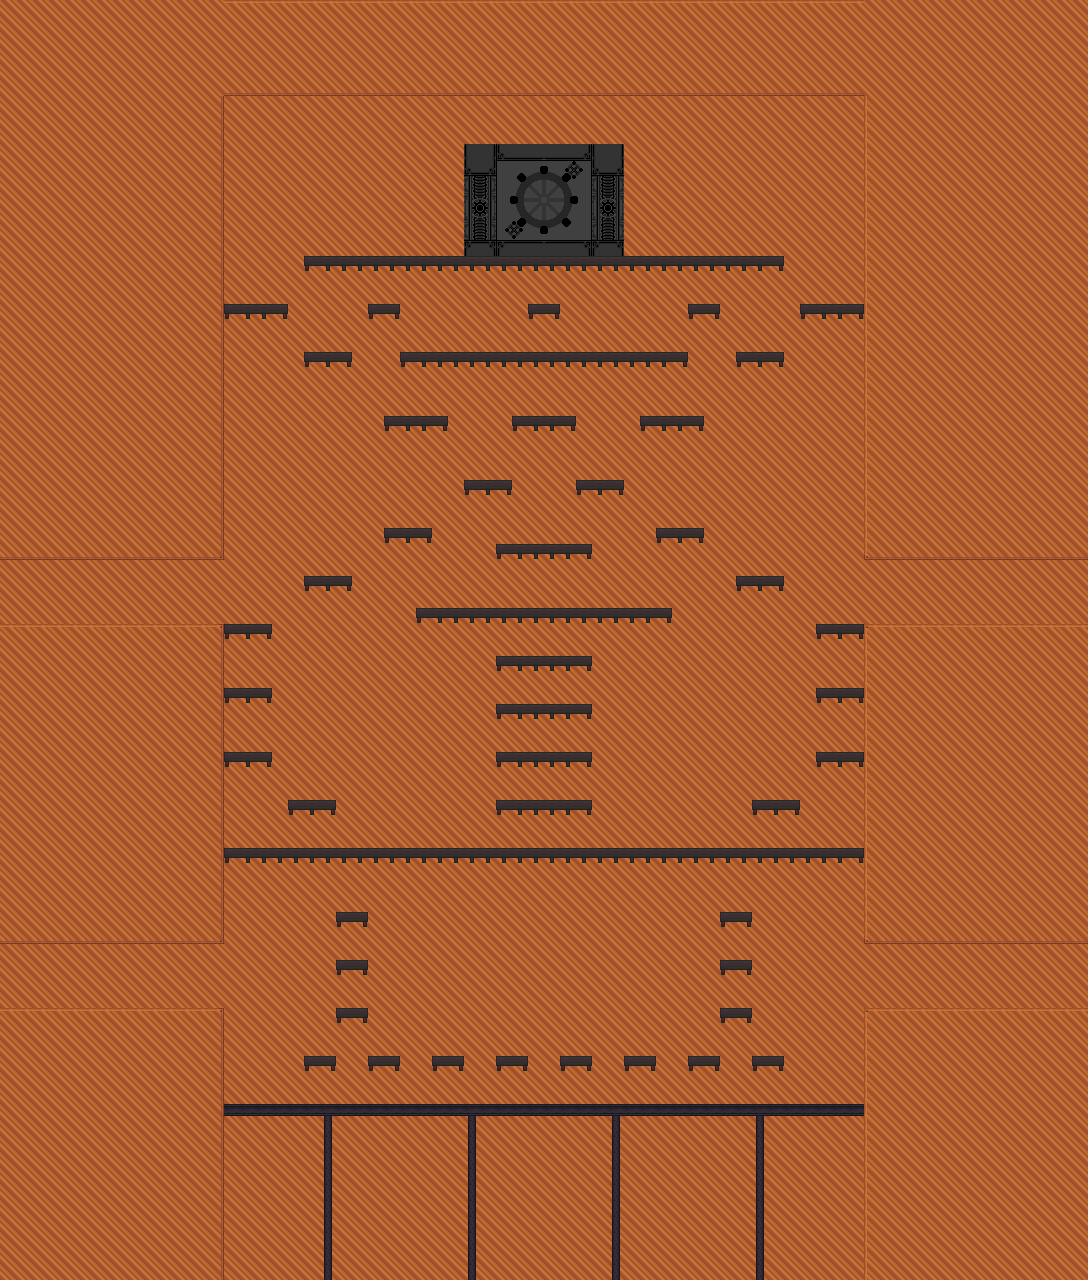

The image is a tile-based game level rendered from a .tmx file. Its description and source (layers, tilesets, objects; grid data summarised) follow:
An orthogonal 68x80 tile map with 16x16 px tiles, 2 tile layers (BackGroundFirst, LevelOut), 2 hidden layers not drawn, 2 tilesets and 57 objects (SpawnPlayer, Camera).

<map version="1.10" tiledversion="1.12.1" orientation="orthogonal" renderorder="right-down" width="68" height="80" tilewidth="16" tileheight="16" infinite="0" nextlayerid="12" nextobjectid="1083">
 <editorsettings>
  <export target="Level3.json" format="json" />
 </editorsettings>
 <tileset firstgid="1" source="Tilesets/FullTiles.tsx" />
 <tileset firstgid="1025" source="Tilesets/SpritesList.tsx" />
 <imagelayer id="2" name="Calque d'Images 1" visible="0">
  <image source="colorMaplevel3.png" width="1088" height="1280" />
 </imagelayer>
 <layer id="10" name="BackGroundFirst" width="68" height="80" tintcolor="#ababab">
  <data>[5440 cells, 5440 non-empty, 1 distinct tile ids]</data>
 </layer>
 <layer id="1" name="LevelIn" width="68" height="80" visible="0" opacity="0.8">
  <data>[5440 cells, 2642 non-empty, 4 distinct tile ids]</data>
 </layer>
 <layer id="4" name="LevelOut" width="68" height="80">
  <data>[5440 cells, 2642 non-empty, 85 distinct tile ids]</data>
 </layer>
 <objectgroup id="5" name="Collider" visible="0" locked="1">
  <object id="1019" x="864" y="0" width="224" height="560" />
  <object id="1020" x="0" y="0" width="224" height="560" />
  <object id="1021" x="0" y="624" width="224" height="320" />
  <object id="1022" x="0" y="1008" width="224" height="272" />
  <object id="1023" x="864" y="1008" width="224" height="272" />
  <object id="1024" x="864" y="624" width="224" height="320" />
  <object id="1077" x="224" y="1104" width="640" height="176" />
  <object id="1078" x="0" y="0" width="1088" height="96" />
 </objectgroup>
 <objectgroup id="6" name="PassThrough" visible="0">
  <object id="1026" x="224" y="848" width="640" height="16" />
  <object id="1027" x="752" y="800" width="48" height="16" />
  <object id="1028" x="816" y="752" width="48" height="16" />
  <object id="1029" x="816" y="688" width="48" height="16" />
  <object id="1030" x="816" y="624" width="48" height="16" />
  <object id="1031" x="224" y="624" width="48" height="16" />
  <object id="1032" x="224" y="688" width="48" height="16" />
  <object id="1033" x="224" y="752" width="48" height="16" />
  <object id="1034" x="288" y="800" width="48" height="16" />
  <object id="1035" x="496" y="800" width="96" height="16" />
  <object id="1037" x="496" y="752" width="96" height="16" />
  <object id="1038" x="496" y="704" width="96" height="16" />
  <object id="1039" x="496" y="656" width="96" height="16" />
  <object id="1040" x="416" y="608" width="256" height="16" />
  <object id="1041" x="736" y="576" width="48" height="16" />
  <object id="1043" x="304" y="576" width="48" height="16" />
  <object id="1044" x="384" y="528" width="48" height="16" />
  <object id="1045" x="496" y="544" width="96" height="16" />
  <object id="1046" x="656" y="528" width="48" height="16" />
  <object id="1047" x="576" y="480" width="48" height="16" />
  <object id="1048" x="464" y="480" width="48" height="16" />
  <object id="1049" x="384" y="416" width="64" height="16" />
  <object id="1050" x="512" y="416" width="64" height="16" />
  <object id="1051" x="640" y="416" width="64" height="16" />
  <object id="1052" x="736" y="352" width="48" height="16" />
  <object id="1053" x="800" y="304" width="64" height="16" />
  <object id="1054" x="688" y="304" width="32" height="16" />
  <object id="1055" x="400" y="352" width="288" height="16" />
  <object id="1056" x="528" y="304" width="32" height="16" />
  <object id="1058" x="368" y="304" width="32" height="16" />
  <object id="1059" x="224" y="304" width="64" height="16" />
  <object id="1060" x="304" y="352" width="48" height="16" />
  <object id="1062" x="304" y="256" width="480" height="16" />
  <object id="1063" x="336" y="912" width="32" height="16" />
  <object id="1064" x="336" y="960" width="32" height="16" />
  <object id="1065" x="336" y="1008" width="32" height="16" />
  <object id="1066" x="304" y="1056" width="32" height="16" />
  <object id="1067" x="368" y="1056" width="32" height="16" />
  <object id="1068" x="432" y="1056" width="32" height="16" />
  <object id="1069" x="496" y="1056" width="32" height="16" />
  <object id="1070" x="560" y="1056" width="32" height="16" />
  <object id="1071" x="624" y="1056" width="32" height="16" />
  <object id="1072" x="688" y="1056" width="32" height="16" />
  <object id="1073" x="720" y="1008" width="32" height="16" />
  <object id="1074" x="720" y="960" width="32" height="16" />
  <object id="1075" x="720" y="912" width="32" height="16" />
  <object id="1076" x="752" y="1056" width="32" height="16" />
 </objectgroup>
 <objectgroup id="7" name="Point" visible="0">
  <object id="1080" type="SpawnPlayer" x="160" y="1008">
   <point />
  </object>
 </objectgroup>
 <objectgroup id="11" name="Trigger">
  <object id="1081" name="1" type="Camera" x="208" y="80" width="672" height="1056" />
 </objectgroup>
</map>
